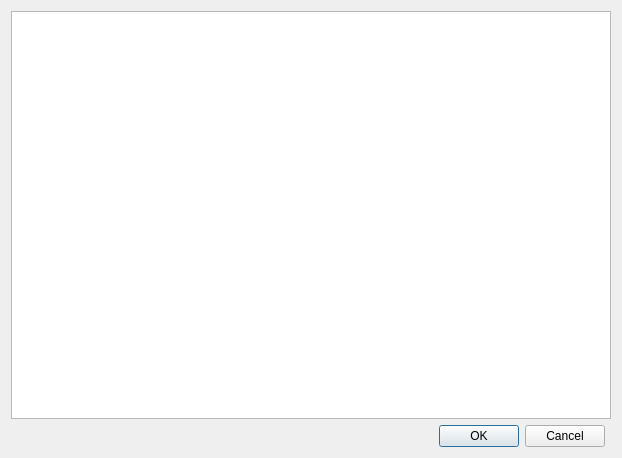
<?xml version="1.0" encoding="UTF-8"?>
<ui version="4.0">
 <class>_QRcViewerUi</class>
 <widget class="QDialog" name="_QRcViewerUi">
  <property name="geometry">
   <rect>
    <x>0</x>
    <y>0</y>
    <width>622</width>
    <height>458</height>
   </rect>
  </property>
  <property name="windowTitle">
   <string>Icon Selector</string>
  </property>
  <property name="windowIcon">
   <iconset resource="_resources/SwGuiRsc.qrc">
    <normaloff>:/SwGui/blueMarble.png</normaloff>:/SwGui/blueMarble.png</iconset>
  </property>
  <layout class="QGridLayout" name="gridLayout">
   <item row="2" column="0">
    <spacer name="horizontalSpacer">
     <property name="orientation">
      <enum>Qt::Horizontal</enum>
     </property>
     <property name="sizeHint" stdset="0">
      <size>
       <width>217</width>
       <height>20</height>
      </size>
     </property>
    </spacer>
   </item>
   <item row="2" column="1">
    <widget class="QPushButton" name="PB_Ok">
     <property name="text">
      <string>OK</string>
     </property>
    </widget>
   </item>
   <item row="2" column="2">
    <widget class="QPushButton" name="PB_Cancel">
     <property name="text">
      <string>Cancel</string>
     </property>
    </widget>
   </item>
   <item row="0" column="0" colspan="4">
    <widget class="QListWidget" name="LW_icon">
     <property name="frameShape">
      <enum>QFrame::StyledPanel</enum>
     </property>
     <property name="autoScroll">
      <bool>true</bool>
     </property>
     <property name="autoScrollMargin">
      <number>16</number>
     </property>
     <property name="editTriggers">
      <set>QAbstractItemView::NoEditTriggers</set>
     </property>
     <property name="showDropIndicator" stdset="0">
      <bool>false</bool>
     </property>
     <property name="dragDropMode">
      <enum>QAbstractItemView::NoDragDrop</enum>
     </property>
     <property name="selectionMode">
      <enum>QAbstractItemView::SingleSelection</enum>
     </property>
     <property name="iconSize">
      <size>
       <width>48</width>
       <height>48</height>
      </size>
     </property>
     <property name="movement">
      <enum>QListView::Static</enum>
     </property>
     <property name="flow">
      <enum>QListView::LeftToRight</enum>
     </property>
     <property name="isWrapping" stdset="0">
      <bool>true</bool>
     </property>
     <property name="resizeMode">
      <enum>QListView::Adjust</enum>
     </property>
     <property name="gridSize">
      <size>
       <width>64</width>
       <height>64</height>
      </size>
     </property>
     <property name="viewMode">
      <enum>QListView::IconMode</enum>
     </property>
    </widget>
   </item>
  </layout>
 </widget>
 <resources>
  <include location="_resources/SwGuiRsc.qrc"/>
 </resources>
 <connections>
  <connection>
   <sender>PB_Ok</sender>
   <signal>clicked()</signal>
   <receiver>_QRcViewerUi</receiver>
   <slot>accept()</slot>
   <hints>
    <hint type="sourcelabel">
     <x>351</x>
     <y>38</y>
    </hint>
    <hint type="destinationlabel">
     <x>233</x>
     <y>29</y>
    </hint>
   </hints>
  </connection>
  <connection>
   <sender>PB_Cancel</sender>
   <signal>clicked()</signal>
   <receiver>_QRcViewerUi</receiver>
   <slot>reject()</slot>
   <hints>
    <hint type="sourcelabel">
     <x>330</x>
     <y>66</y>
    </hint>
    <hint type="destinationlabel">
     <x>197</x>
     <y>125</y>
    </hint>
   </hints>
  </connection>
 </connections>
</ui>
